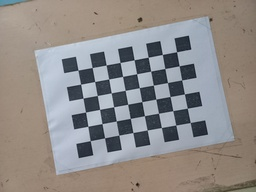
#> input picture 20241117_165731.jpg, 256 x 192 px, shrunk from 4624 x 3468 before the run, found by its file name
$ python sobel_operator.py
#> lines starting #> are read from the running program, lines starting #| are printed output that depends on the picture
import cv2
import numpy as np
import matplotlib.pyplot as plt

# Load an image
filepath = "D:\\Computer Vision\\Feature engineering\\20241117_165731.jpg"
# filepath = "D:\\Computer Vision\\Feature engineering\\left05.jpg"
# filepath = "D:\\Computer Vision\\Feature engineering\\lisa.jpg"
image = cv2.imread(filepath)
#> image is the input picture: shape (192, 256, 3); mean B, G, R 136.7, 139.3, 143.9

# Convert the image from BGR to Grayscale
gray_image = cv2.cvtColor(image, cv2.COLOR_BGR2GRAY)
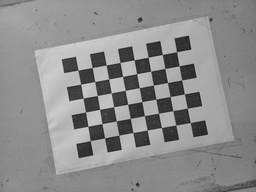
#> gray_image: shape (192, 256); min 16, max 215, mean 140.3

print(gray_image)
#> (printed output is left out)

num_of_rows = len(gray_image)
#> num_of_rows = 192
num_of_cols = len(gray_image[0])
#> num_of_cols = 256
kx = np.array([[-1, 0, 1],
              [-2, 0, 2],
              [-1, 0, 1]])
ky = np.array([[-1, -2, -1],
              [0, 0, 0],
              [1, 2, 1]])
kx = np.array([[-3, 0, 3],
              [-10, 0, 10],
              [-3, 0, 3]])
ky = np.array([[-3, -10, -3],
              [0, 0, 0],
              [3, 10, 3]])

pixelwise_gradient = []
edge_detected_img = []
pre_processed_img = []

for ridx in range(num_of_rows):
    pixelwise_gradient.append([])
    edge_detected_img.append([])
    pre_processed_img.append([])
    for cidx in range(num_of_cols):
        pixelwise_gradient[ridx].append(0)
        edge_detected_img[ridx].append(0)
        pre_processed_img[ridx].append(0)

for ridx in range(1, num_of_rows-1):
    for cidx in range(1, num_of_cols-1):
        pre_processed_img[ridx][cidx] = (0.8*gray_image[ridx][cidx] + (0.025*gray_image[ridx-1][cidx-1] + 0.025*gray_image[ridx-1][cidx] + 0.025*gray_image[ridx-1][cidx+1] +
                                                                       0.025*gray_image[ridx+1][cidx-1] + 0.025*gray_image[ridx+1][cidx] + 0.025*gray_image[ridx+1][cidx+1] +
                                                                       0.025*gray_image[ridx][cidx-1] + 0.025*gray_image[ridx][cidx+1]))/9
#> after the loop, pre_processed_img = 192 items

pre_processed = np.array(pre_processed_img)
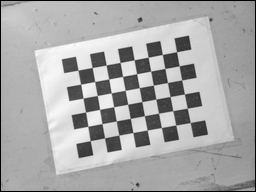
#> pre_processed: shape (192, 256) float64; min 0, max 23.17, mean 15.3; drawn with min black and max white
cv2.imwrite(r"D:\\Computer Vision\\Feature engineering\\preprocessedimage.jpg",pre_processed)

for ridx in range(1, num_of_rows-1):
    for cidx in range(1, num_of_cols-1):
        mat = np.array([[pre_processed_img[ridx-1][cidx-1], pre_processed_img[ridx-1][cidx], pre_processed_img[ridx-1][cidx+1]],
                        [pre_processed_img[ridx+1][cidx-1],pre_processed_img[ridx+1][cidx],pre_processed_img[ridx+1][cidx+1]],
                        [pre_processed_img[ridx][cidx-1],pre_processed_img[ridx][cidx+1],pre_processed_img[ridx][cidx]]])
        # Gx = np.matmul(kx, np.array([pre_processed_img[ridx][cidx-1], pre_processed_img[ridx][cidx], pre_processed_img[ridx][cidx+1]]))
        # Gy = np.matmul(ky, np.array([pre_processed_img[ridx-1][cidx], pre_processed_img[ridx][cidx], pre_processed_img[ridx+1][cidx]]))
        # G = np.sqrt(np.matmul(Gx, Gx.T) + np.matmul(Gy, Gy.T))
        Gx = np.sum(np.multiply(kx, mat))
        Gy = np.sum(np.multiply(ky, mat))
        G = np.sqrt(Gx*Gx + Gy*Gy)

        pixelwise_gradient[ridx][cidx] = G
#> after the loop, pixelwise_gradient = 192 items

for ridx in range(1, num_of_rows-1):
    for cidx in range(1, num_of_cols-1):
        # [6 lines of commented-out code are left out]

        if pixelwise_gradient[ridx][cidx] > 50:
            edge_detected_img[ridx][cidx] = 255

# Display the grayscale image
image = cv2.convertScaleAbs(np.array(edge_detected_img))
plt.figure(dpi=100)  # Adjust DPI for size control
plt.imshow(image)
plt.axis('off')  # Hide axes
plt.show()
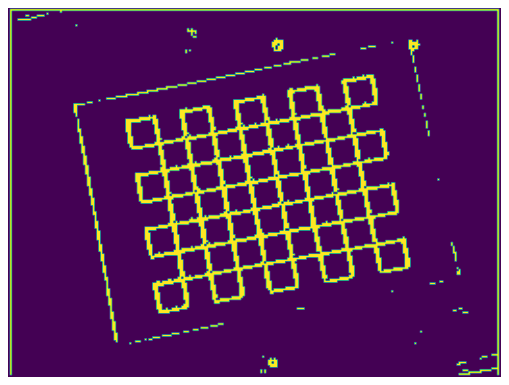
#> figure drawn by matplotlib, 1 panel
"""
cv2.imshow('Grayscale Image', cv2.convertScaleAbs(np.array(edge_detected_img)), aspect=0.5)
cv2.waitKey(0)
cv2.destroyAllWindows()
"""

$ run again, with im6.png saved as 20241117_165731.jpg
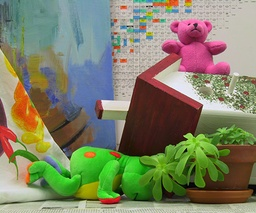
#> input picture im6.png, 256 x 213 px, shrunk from 450 x 375 before the run, found by its file name
#> image is the input picture: shape (213, 256, 3); mean B, G, R 101.9, 129.6, 126.9
#> (printed output is left out)
#> num_of_rows = 213
#> num_of_cols = 256
#> after the loop `for ridx in range(1, num_of_rows-1):`: pre_processed_img = 213 items
#> `cv2.imwrite(r"D:\\Computer Vision\\Feature engineering\\preprocessedim..`:
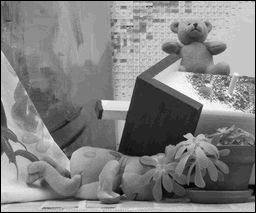
#> saved as preprocessedimage.jpg: shape (213, 256); min 0, max 27, mean 13.7; drawn with min black and max white
#> `plt.show()`:
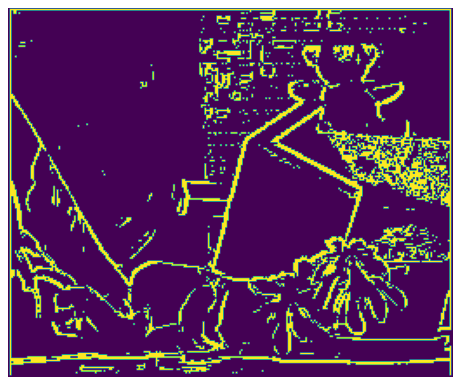
#> figure drawn by matplotlib, 1 panel
